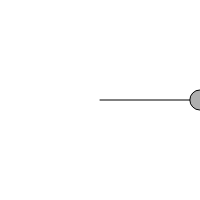
Frame 1 (no input)
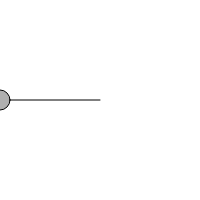
Frame 60 (no input)
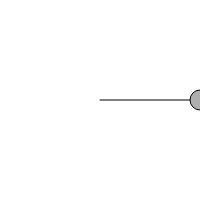
Frame 120 (the mouse pressed at the canvas centre since frame 60)

The p5.js sketch that drew these frames (run headless with seeded random() and noise() and a simulated clock; from frame 60 on, the mouse is pressed at the canvas centre):

// p5.js sketch
// ── sketch.js
function setup() {
    createCanvas (200,200)

}

function draw() {
    background(255)

    let period = 120
    let amplitude  = 100
    let x = amplitude * cos(TWO_PI * frameCount / period)

    stroke (0)
    fill (175)
    translate (width/2,height/2)
    line (0,0,x,0)
    ellipse(x,0,20,20)
}
